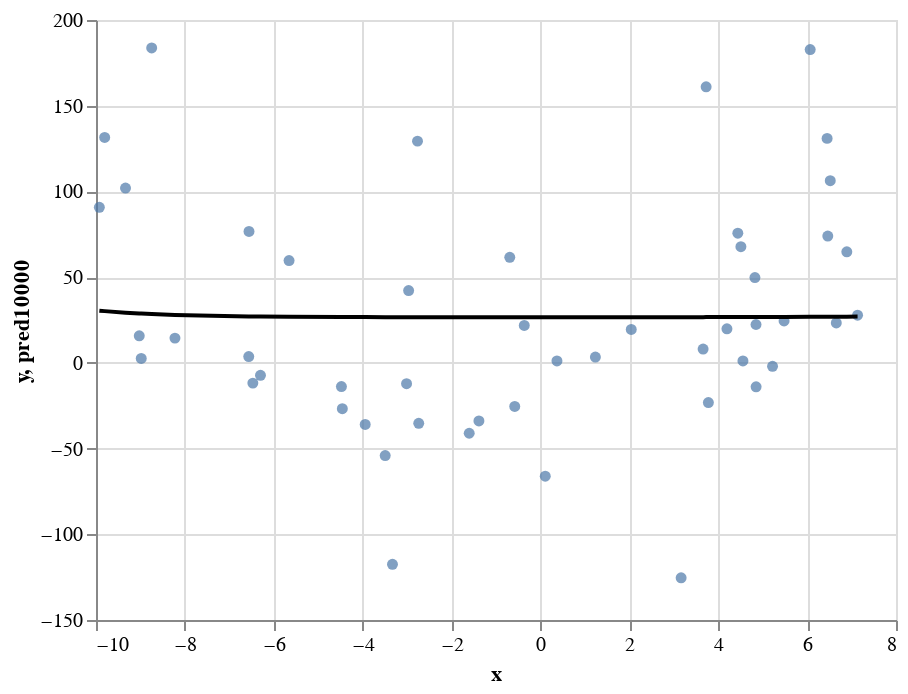

The cell this chart's notebook holds for it:
### Code cell
c+c10000

### Figure 1 — Vega-Lite specification as saved in the notebook (floating-point values rounded to 4 significant figures)
{"config": {"view": {"continuousWidth": 400, "continuousHeight": 300}}, "layer": [{"mark": "circle", "encoding": {"x": {"field": "x", "type": "quantitative"}, "y": {"field": "y", "type": "quantitative"}}}, {"mark": {"type": "line", "color": "black"}, "encoding": {"x": {"field": "x", "type": "quantitative"}, "y": {"field": "pred10000", "type": "quantitative"}}}], "data": {"name": "data-59f9e4a61a51cde9e12ca8bcedd100e9"}, "$schema": "https://vega.github.io/schema/vega-lite/v4.17.0.json", "datasets": {"data-59f9e4a61a51cde9e12ca8bcedd100e9": [{"x": -3.329, "y": -117.5, "pred": -18.23, "pred0": -18.23, "pred10": -3.51, "pred10000": 26.65}, {"x": 6.465, "y": 73.95, "pred": 97.21, "pred0": 97.21, "pred10": 59.23, "pred10000": 26.89}, {"x": -4.478, "y": -13.81, "pred": -20.2, "pred0": -20.2, "pred10": -0.04894, "pred10000": 26.73}, {"x": 2.043, "y": 19.46, "pred": -12.33, "pred0": -12.33, "pred10": 6.784, "pred10000": 26.62}, {"x": 4.851, "y": 22.38, "pred": 35.16, "pred0": 35.16, "pred10": 32.54, "pred10000": 26.74}, {"x": -0.5785, "y": -25.45, "pred": -0.5387, "pred0": -0.5387, "pred10": -3.332, "pred10000": 26.59}, {"x": -6.557, "y": 76.68, "pred": 26.01, "pred0": 26.01, "pred10": 15.0, "pred10000": 27.09}, {"x": -5.656, "y": 59.65, "pred": 3.491, "pred0": 3.491, "pred10": 6.665, "pred10000": 26.88}, {"x": 0.1085, "y": -66.1, "pred": -7.917, "pred0": -7.917, "pred10": -1.669, "pred10000": 26.59}, {"x": 4.556, "y": 1.09, "pred": 28.09, "pred0": 28.09, "pred10": 28.81, "pred10000": 26.72}, {"x": -6.299, "y": -7.251, "pred": 20.28, "pred0": 20.28, "pred10": 12.25, "pred10000": 27.02}, {"x": 6.45, "y": 130.9, "pred": 97.23, "pred0": 97.23, "pred10": 58.92, "pred10000": 26.89}, {"x": 3.66, "y": 8.062, "pred": 12.69, "pred0": 12.69, "pred10": 19.15, "pred10000": 26.68}, {"x": -8.982, "y": 2.575, "pred": 67.56, "pred0": 67.56, "pred10": 66.62, "pred10000": 28.73}, {"x": -9.027, "y": 15.78, "pred": 69.65, "pred0": 69.65, "pred10": 68.26, "pred10000": 28.79}, {"x": 5.482, "y": 24.44, "pred": 58.2, "pred0": 58.2, "pred10": 41.59, "pred10000": 26.79}, {"x": -3.943, "y": -35.9, "pred": -22.38, "pred0": -22.38, "pred10": -1.976, "pred10000": 26.69}, {"x": 7.135, "y": 27.82, "pred": 12.31, "pred0": 12.31, "pred10": 74.37, "pred10000": 26.98}, {"x": 4.196, "y": 19.89, "pred": 21.34, "pred0": 21.34, "pred10": 24.65, "pred10000": 26.7}, {"x": -9.925, "y": 90.76, "pred": 107.6, "pred0": 107.6, "pred10": 110.9, "pred10000": 30.46}, {"x": -0.69, "y": 61.59, "pred": 0.3825, "pred0": 0.3825, "pred10": -3.542, "pred10000": 26.59}, {"x": 4.51, "y": 67.75, "pred": 27.14, "pred0": 27.14, "pred10": 28.26, "pred10000": 26.72}, {"x": -9.336, "y": 102.0, "pred": 85.8, "pred0": 85.8, "pred10": 80.79, "pred10000": 29.26}, {"x": 4.441, "y": 75.65, "pred": 25.77, "pred0": 25.77, "pred10": 27.44, "pred10000": 26.72}, {"x": -6.563, "y": 3.705, "pred": 26.14, "pred0": 26.14, "pred10": 15.07, "pred10000": 27.09}, {"x": 0.3716, "y": 1.135, "pred": -10.83, "pred0": -10.83, "pred10": -0.8572, "pred10000": 26.59}, {"x": 6.521, "y": 106.3, "pred": 96.72, "pred0": 96.72, "pred10": 60.39, "pred10000": 26.9}, {"x": -2.966, "y": 42.19, "pred": -13.58, "pred0": -13.58, "pred10": -4.115, "pred10000": 26.64}, {"x": 3.166, "y": -125.4, "pred": 4.54, "pred0": 4.54, "pred10": 14.75, "pred10000": 26.65}, {"x": 5.222, "y": -1.985, "pred": 47.26, "pred0": 47.26, "pred10": 37.68, "pred10000": 26.77}, {"x": -6.471, "y": -11.81, "pred": 24.19, "pred0": 24.19, "pred10": 14.04, "pred10000": 27.06}, {"x": 6.893, "y": 64.81, "pred": 68.48, "pred0": 68.48, "pred10": 68.57, "pred10000": 26.95}, {"x": -3.493, "y": -54.09, "pred": -19.9, "pred0": -19.9, "pred10": -3.165, "pred10000": 26.66}, {"x": -8.747, "y": 183.7, "pred": 57.89, "pred0": 57.89, "pred10": 58.52, "pred10000": 28.44}, {"x": -1.384, "y": -33.87, "pred": 2.734, "pred0": 2.734, "pred10": -4.47, "pred10000": 26.59}, {"x": 4.852, "y": -13.99, "pred": 35.21, "pred0": 35.21, "pred10": 32.56, "pred10000": 26.74}, {"x": 3.728, "y": 161.0, "pred": 13.77, "pred0": 13.77, "pred10": 19.8, "pred10000": 26.68}, {"x": -2.738, "y": -35.24, "pred": -10.33, "pred0": -10.33, "pred10": -4.388, "pred10000": 26.63}, {"x": -1.603, "y": -41.06, "pred": 2.07, "pred0": 2.07, "pred10": -4.628, "pred10000": 26.6}, {"x": -8.224, "y": 14.43, "pred": 44.97, "pred0": 44.97, "pred10": 43.6, "pred10000": 27.93}, {"x": -0.364, "y": 21.82, "pred": -2.608, "pred0": -2.608, "pred10": -2.883, "pred10000": 26.59}, {"x": 6.657, "y": 23.28, "pred": 92.18, "pred0": 92.18, "pred10": 63.27, "pred10000": 26.92}, {"x": -9.805, "y": 131.5, "pred": 106.5, "pred0": 106.5, "pred10": 104.0, "pred10000": 30.18}, {"x": 1.236, "y": 3.383, "pred": -16.37, "pred0": -16.37, "pred10": 2.531, "pred10000": 26.6}, {"x": -2.766, "y": 129.3, "pred": -10.73, "pred0": -10.73, "pred10": -4.359, "pred10000": 26.63}, {"x": -4.458, "y": -26.76, "pred": -20.4, "pred0": -20.4, "pred10": -0.1336, "pred10000": 26.73}, {"x": 4.826, "y": 49.78, "pred": 34.49, "pred0": 34.49, "pred10": 32.21, "pred10000": 26.74}, {"x": -3.012, "y": -12.16, "pred": -14.23, "pred0": -14.23, "pred10": -4.049, "pred10000": 26.64}, {"x": 3.778, "y": -23.18, "pred": 14.57, "pred0": 14.57, "pred10": 20.29, "pred10000": 26.68}, {"x": 6.069, "y": 182.8, "pred": 86.96, "pred0": 86.96, "pred10": 51.55, "pred10000": 26.85}]}}
